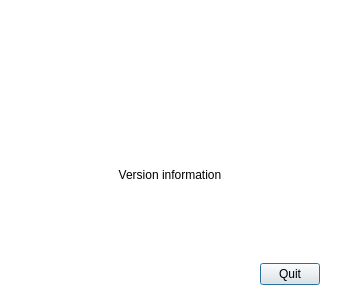
<?xml version="1.0" encoding="UTF-8"?>
<ui version="4.0">
 <class>AboutBox</class>
 <widget class="QDialog" name="AboutBox">
  <property name="geometry">
   <rect>
    <x>0</x>
    <y>0</y>
    <width>340</width>
    <height>300</height>
   </rect>
  </property>
  <property name="minimumSize">
   <size>
    <width>340</width>
    <height>300</height>
   </size>
  </property>
  <property name="maximumSize">
   <size>
    <width>340</width>
    <height>300</height>
   </size>
  </property>
  <property name="palette">
   <palette>
    <active>
     <colorrole role="Base">
      <brush brushstyle="SolidPattern">
       <color alpha="255">
        <red>255</red>
        <green>255</green>
        <blue>255</blue>
       </color>
      </brush>
     </colorrole>
     <colorrole role="Window">
      <brush brushstyle="SolidPattern">
       <color alpha="255">
        <red>255</red>
        <green>255</green>
        <blue>255</blue>
       </color>
      </brush>
     </colorrole>
    </active>
    <inactive>
     <colorrole role="Base">
      <brush brushstyle="SolidPattern">
       <color alpha="255">
        <red>255</red>
        <green>255</green>
        <blue>255</blue>
       </color>
      </brush>
     </colorrole>
     <colorrole role="Window">
      <brush brushstyle="SolidPattern">
       <color alpha="255">
        <red>255</red>
        <green>255</green>
        <blue>255</blue>
       </color>
      </brush>
     </colorrole>
    </inactive>
    <disabled>
     <colorrole role="Base">
      <brush brushstyle="SolidPattern">
       <color alpha="255">
        <red>255</red>
        <green>255</green>
        <blue>255</blue>
       </color>
      </brush>
     </colorrole>
     <colorrole role="Window">
      <brush brushstyle="SolidPattern">
       <color alpha="255">
        <red>255</red>
        <green>255</green>
        <blue>255</blue>
       </color>
      </brush>
     </colorrole>
    </disabled>
   </palette>
  </property>
  <property name="windowTitle">
   <string>Dialog</string>
  </property>
  <property name="autoFillBackground">
   <bool>false</bool>
  </property>
  <layout class="QVBoxLayout" name="verticalLayout">
   <item>
    <widget class="QLabel" name="AboutPicture">
     <property name="maximumSize">
      <size>
       <width>320</width>
       <height>80</height>
      </size>
     </property>
     <property name="text">
      <string/>
     </property>
     <property name="pixmap">
      <pixmap resource="resources.qrc">:/MainWindow/img/logoVolfoni.jpg</pixmap>
     </property>
     <property name="alignment">
      <set>Qt::AlignCenter</set>
     </property>
    </widget>
   </item>
   <item>
    <widget class="QLabel" name="AboutVersion">
     <property name="text">
      <string>Version information</string>
     </property>
     <property name="alignment">
      <set>Qt::AlignCenter</set>
     </property>
    </widget>
   </item>
   <item>
    <widget class="QWidget" name="widget" native="true">
     <property name="maximumSize">
      <size>
       <width>16777215</width>
       <height>30</height>
      </size>
     </property>
     <layout class="QHBoxLayout" name="horizontalLayout">
      <property name="topMargin">
       <number>2</number>
      </property>
      <property name="bottomMargin">
       <number>2</number>
      </property>
      <item>
       <spacer name="horizontalSpacer">
        <property name="orientation">
         <enum>Qt::Horizontal</enum>
        </property>
        <property name="sizeHint" stdset="0">
         <size>
          <width>235</width>
          <height>20</height>
         </size>
        </property>
       </spacer>
      </item>
      <item>
       <widget class="QPushButton" name="pushButton">
        <property name="maximumSize">
         <size>
          <width>60</width>
          <height>16777215</height>
         </size>
        </property>
        <property name="text">
         <string>Quit</string>
        </property>
       </widget>
      </item>
     </layout>
    </widget>
   </item>
  </layout>
 </widget>
 <resources>
  <include location="resources.qrc"/>
 </resources>
 <connections/>
</ui>
